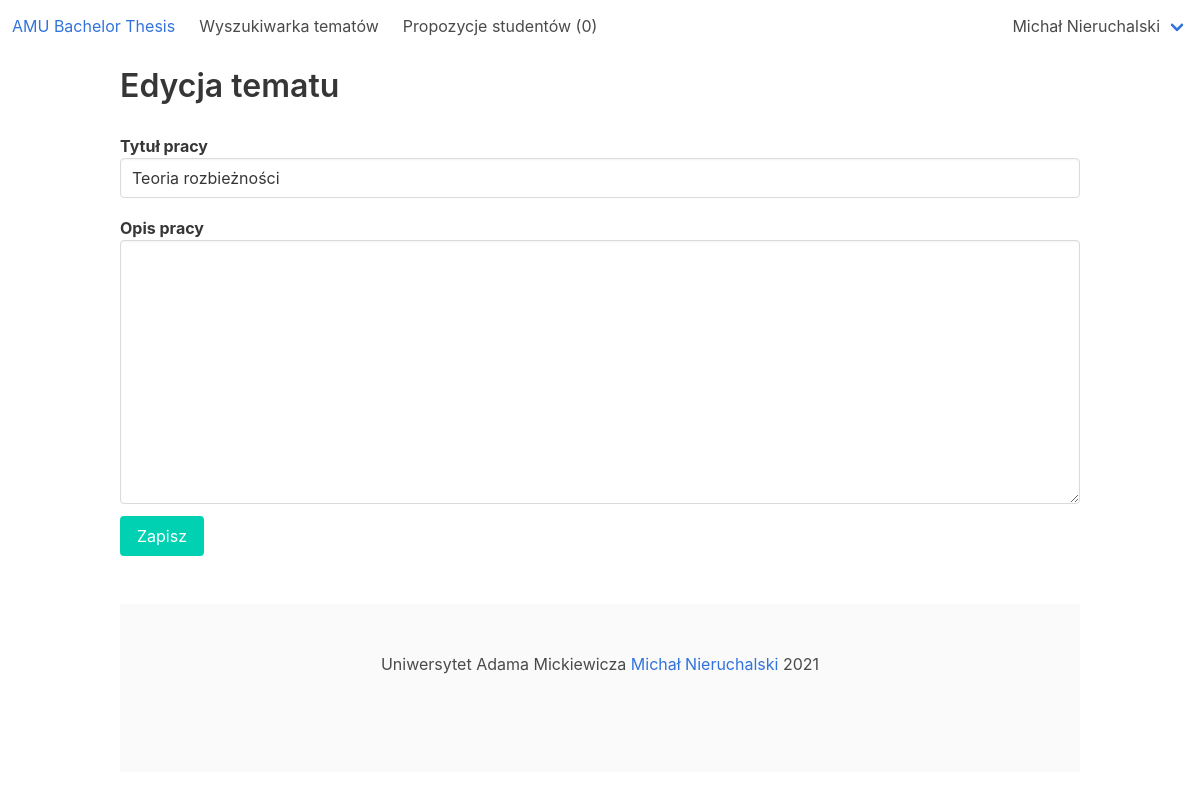
The page /amu_bachelor_thesis/thesis/edit/35 (signed in) on the database its author committed.
### amu_bachelor_thesis_app/models.py (models this page shows, shortened)
class User(AbstractBaseUser, PermissionsMixin):
    USERNAME_FIELD = 'email'
    LECTURER = 1
    STUDENT = 2
    SUPERUSER = 3
    ROLE_CHOICES = (
        (LECTURER, 'Lecturer'),
        (STUDENT, 'Student'),
        (SUPERUSER, 'Superuser')
    )
    objects = CustomUserManager()
    role = models.PositiveSmallIntegerField(choices=ROLE_CHOICES, blank=False, null=False)
    email = models.EmailField('email address', blank=False, null=False, unique=True)
    def __str__(self):
        if self.role == User.STUDENT:
            return str(self.student)
        if self.role == User.LECTURER:
            return str(self.lecturer)
        return self.email
    def is_student(self):
        return self.role == User.STUDENT
    def is_lecturer(self):
        return self.role == User.LECTURER
    @property
    def is_superuser(self):
        return self.role == self.SUPERUSER

class Lecturer(models.Model):
    first_name = models.CharField(max_length=180, blank=False, null=False)
    last_name = models.CharField(max_length=180, blank=False, null=False)
    degree = models.CharField(max_length=180, blank=True, null=True)
    interests = models.CharField(max_length=2000, blank=True, null=True)
    description = models.CharField(max_length=4000, blank=True, null=True)
    user = models.OneToOneField(User, on_delete=models.CASCADE, primary_key=True)
    def __str__(self):
        return self.first_name + ' ' + self.last_name

class Thesis(models.Model):
    title = models.CharField(max_length=255, blank=False, null=False)
    description = models.CharField(max_length=4000, blank=True, null=True)
    created_at = models.DateTimeField(null=False)
    edited_at = models.DateTimeField(null=True)
    lecturer = models.ForeignKey(Lecturer, on_delete=models.PROTECT, null=False)
    student = models.OneToOneField(Student, on_delete=models.SET_NULL, null=True)

### amu_bachelor_thesis_app/views/thesis_views.py (the view, shortened to what this page needs)
# urls.py: path('thesis/edit/<int:thesis_id>', thesis_views.edit_thesis, name="edit_thesis"),
@login_required
@user_passes_test(lambda user: user.is_lecturer())
def edit_thesis(request, thesis_id):
    thesis = get_object_or_404(Thesis, pk=thesis_id)
    if thesis.lecturer != request.user.lecturer:
        return HttpResponse('Permission denied', 403)
    if request.method == "GET":
        return render(request, 'amu_bachelor_thesis_app/thesis/edit_thesis.html', {'thesis': thesis})

### amu_bachelor_thesis_app/templatetags/helpers.py (called while the page is built)
@register.simple_tag
def get_number_of_notifications(user):
    return user.notification_set.count()

@register.simple_tag
def has_notifications(user):
    return user.notification_set.filter(is_seen=False).count() == 0

### amu_bachelor_thesis_app/templatetags/lecturer.py (called while the page is built)
@register.simple_tag
def count_thesis_propositions(lecturer):
    return ThesisProposition.objects.filter(lecturer=lecturer, is_active=True).count()

### amu_bachelor_thesis_app/templates/amu_bachelor_thesis_app/thesis/edit_thesis.html (shortened to what this page needs)
{% extends 'amu_bachelor_thesis_app/base.html' %}
{% block content %}
    <h2 class="title">Edycja tematu</h2>
    <form method="post">
        <div class="field is-vertical">
            <div class="field-label is-normal has-text-left">
                <label class="label" for="thesis_title">Tytuł pracy</label>
            </div>
            <div class="field-body">
                <div class="field">
                    <p class="control">
                        <input type="text" class="input" name="thesis_title" id="thesis_title" value="{{ thesis.title }}" required />
                    </p>
                </div>
            </div>
        </div>
        <div class="field is-vertical">
            <div class="field-label is-normal has-text-left">
                <label class="label" for="thesis_description">Opis pracy</label>
            </div>
            <div class="field-body">
                <div class="field">
                    <p class="control">
                        <textarea class="textarea" name="thesis_description" id="thesis_description" rows="10">{% if thesis.description %}{{ thesis.description }}{% endif %}</textarea>
                    </p>
                </div>
            </div>
        </div>
        <button class="button is-primary" type="submit">
            Zapisz
        </button>
    </form>
{% endblock %}

### amu_bachelor_thesis_app/templates/amu_bachelor_thesis_app/shell/navbar.html (shortened to what this page needs)
{% load lecturer %}
{% load helpers %}
<nav class="navbar" role="navigation">
    <div class="navbar-brand">
        <a class="navbar-item" href="{% url 'amu_bachelor_thesis:home' %}">
            <h1>AMU Bachelor Thesis</h1>
        </a>
    </div>
    <div id="navbarBasicExample" class="navbar-menu">
        <div class="navbar-start">
            {% if user.is_authenticated %}
                <a class="navbar-item" href="{% url 'amu_bachelor_thesis:search_engine' %}">Wyszukiwarka tematów</a>
            {% endif %}
            {% if user.is_lecturer %}
                <a class="navbar-item" href="{% url 'amu_bachelor_thesis:lecturer_manage_thesis_propositions' %}">
                    Propozycje studentów ({% count_thesis_propositions user.lecturer %})
                </a>
            {% endif %}
        </div>
    </div>
    <div class="navbar-end">
        <div class="navbar-end">
            {% if user.is_authenticated %}
                <div class="navbar-item has-dropdown is-hoverable">
                    <a class="navbar-link">{{ user }}</a>
                </div>
            {% endif %}
        </div>
    </div>
</nav>

### rows shown on the page
User: user_id "0", role.last_name "Michał Nieruchalski"
Thesis: thesis_title "Teoria rozbieżności"
